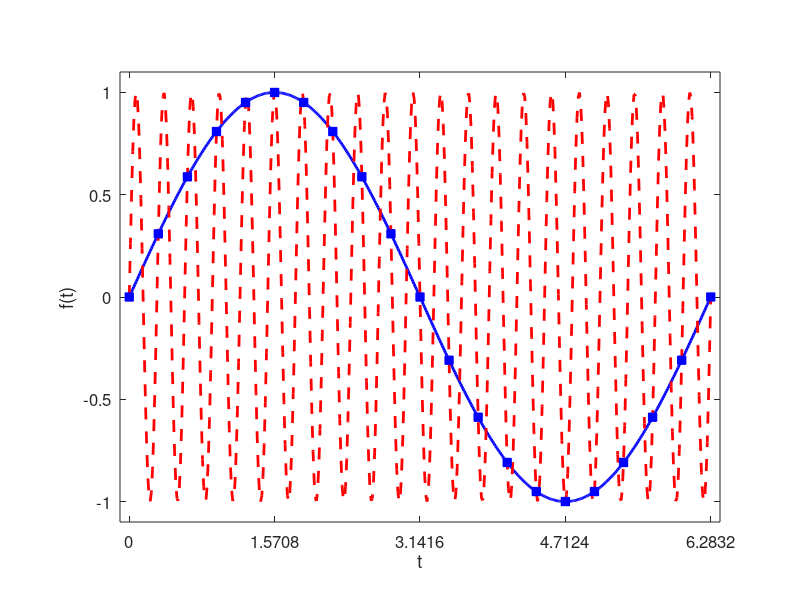

Here is the MATLAB script that generated this plot: (Note: this script raises an error after producing the figure.)
% This code plots different sin functions
% g1(t) = sin(t)        t = 2*pi*[0:N]/N, N = 500
% g2(t) = sin(21t)      t = 2*pi*[0:N]/N, N = 500
% g3(t) = sin(21t)      t = 2*pi*[0:N]/N, N = 20
%
clear
figure(5)
clf reset
axes('position',[0.15,0.13,0.75,0.75])
%
N1=500; N2=20;
t1=2*pi*[0:N1]/N1; t2=2*pi*[0:N2]/N2;
g1=sin(t1); g2=sin(21*t1); g3=sin(21*t2);
%
plot(t1,g1,'b-','linewidth',2.0)
hold on
plot(t1,g2,'r--','linewidth',2.0)
hold on
plot(t2,g3,'bs','markerfacecolor','b')
axis([-.1,2*pi+.1,-1.1,1.1])
set(gca,'xtick',[0:pi/2:7])
set(gca,'ytick',[-1:.5:1])
set(gca,'fontsize',12)
xlabel('t')
ylabel('f(t)')
h1=legend('sin(t), t = 2*pi*[0:N]/N, N = 500','sint(21t), t = 2*pi*[0:N]/N, N = 500','sin(21t), t = 2*pi*[0:N]/N, N = 20',2);
set(h1,'fontsize',12)
title('Aliasing effect of sin(t) functions')
